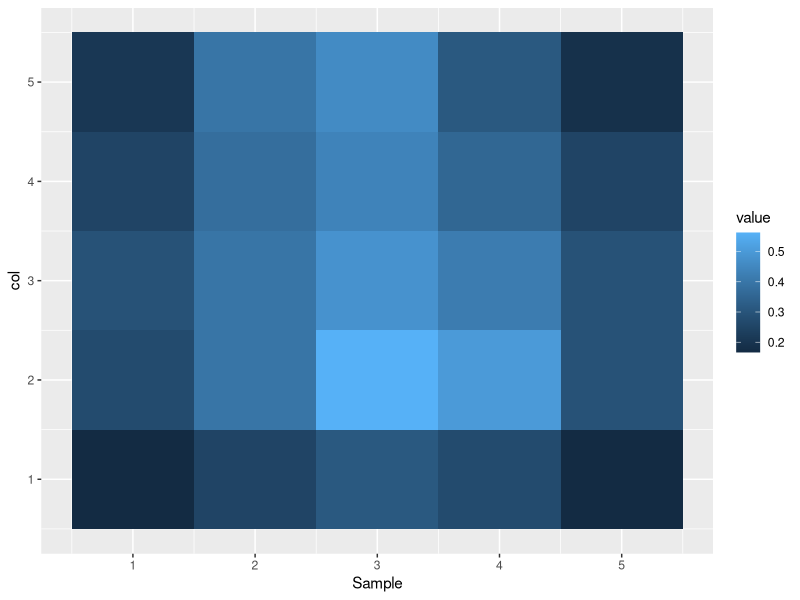

This chart was generated by the following R code:
library("ggplot2")
data = read.csv(file = "data/test.txt", sep = " ");
data
heatmap <- ggplot(data = data, mapping = aes(x = row,
                                                  y = col,
                                                  fill = value)) +
  geom_tile(label = "Probability weights") +
  xlab(label = "Sample")
heatmap
